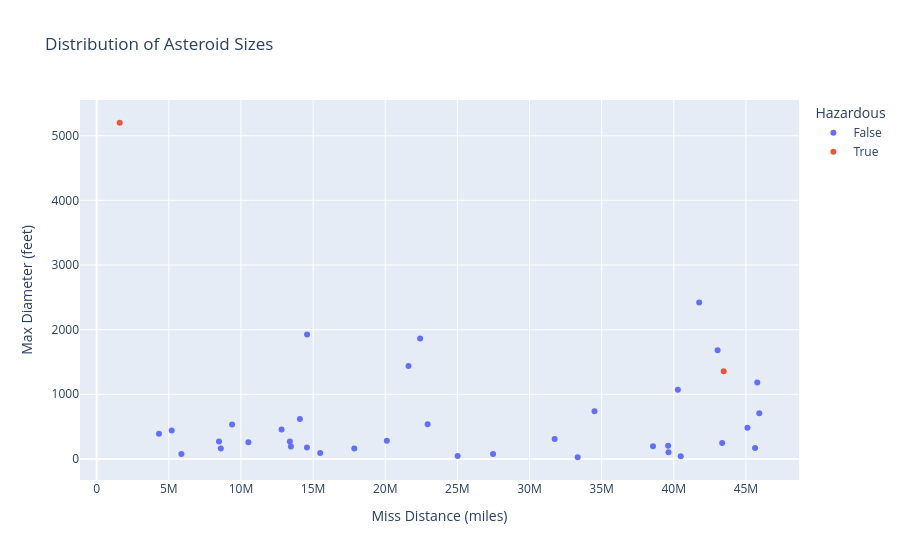

Notebook code for this chart:
### Markdown cell above
## Visualizations

### Code cell
fig_asteroid_miss_distance = px.scatter(
    asteroid_data,
    x = 'Miss Distance (miles)',
    y = 'Max Diameter (feet)',
    color= 'Hazardous',
    title = 'Distribution of Asteroid Sizes'
)
fig_asteroid_miss_distance.show()

### Figure 1 — Plotly figure (JSON) as saved in the notebook; plotly's stock layout.template omitted (floating-point values rounded to 4 significant figures)
{"data": [{"hovertemplate": "Hazardous=False<br>Miss Distance (miles)=%{x}<br>Max Diameter (feet)=%{y}<extra></extra>", "legendgroup": "False", "marker": {"color": "#636efa", "symbol": "circle"}, "mode": "markers", "name": "False", "orientation": "v", "showlegend": true, "type": "scatter", "x": [20110000.0, 40280000.0, 45930000.0, 14080000.0, 13390000.0, 27470000.0, 12810000.0, 45110000.0, 39609650, 34510000.0, 33340000.0, 15490000.0, 38560000.0, 25020000.0, 14570000.0, 17856526, 4320000.0, 5871000.0, 45790000.0, 13460000.0, 43350000.0, 40480000.0, 22420000.0, 14580000.0, 41760000.0, 39630000.0, 8604000.0, 45630000.0, 8478000.0, 31740000.0, 10510000.0, 22939121, 5200000.0, 43040000.0, 21610000.0, 9382000.0], "xaxis": "x", "y": [281.9, 1072.0, 708.0, 616.6, 269.2, 76.21, 455.0, 483.1, 204.2, 738.0, 25.71, 93.33, 195, 46.78, 177.8, 162.2, 389.1, 77.63, 1180.0, 191.4, 245.5, 40.74, 1862.0, 1923.0, 2421.0, 102.8, 162.2, 169.8, 269.2, 307.6, 257.1, 537.1, 440.6, 1683.0, 1439.0, 532.1], "yaxis": "y"}, {"hovertemplate": "Hazardous=True<br>Miss Distance (miles)=%{x}<br>Max Diameter (feet)=%{y}<extra></extra>", "legendgroup": "True", "marker": {"color": "#EF553B", "symbol": "circle"}, "mode": "markers", "name": "True", "orientation": "v", "showlegend": true, "type": "scatter", "x": [1594000.0, 43460000.0], "xaxis": "x", "y": [5200.0, 1355.0], "yaxis": "y"}], "layout": {"autosize": true, "legend": {"title": {"text": "Hazardous"}, "tracegroupgap": 0}, "title": {"text": "Distribution of Asteroid Sizes"}, "xaxis": {"anchor": "y", "autorange": true, "domain": [0, 1], "range": [-1118000.0, 48640000.0], "title": {"text": "Miss Distance (miles)"}, "type": "linear"}, "yaxis": {"anchor": "x", "autorange": true, "domain": [0, 1], "range": [-401.3, 5627.0], "title": {"text": "Max Diameter (feet)"}, "type": "linear"}}}
